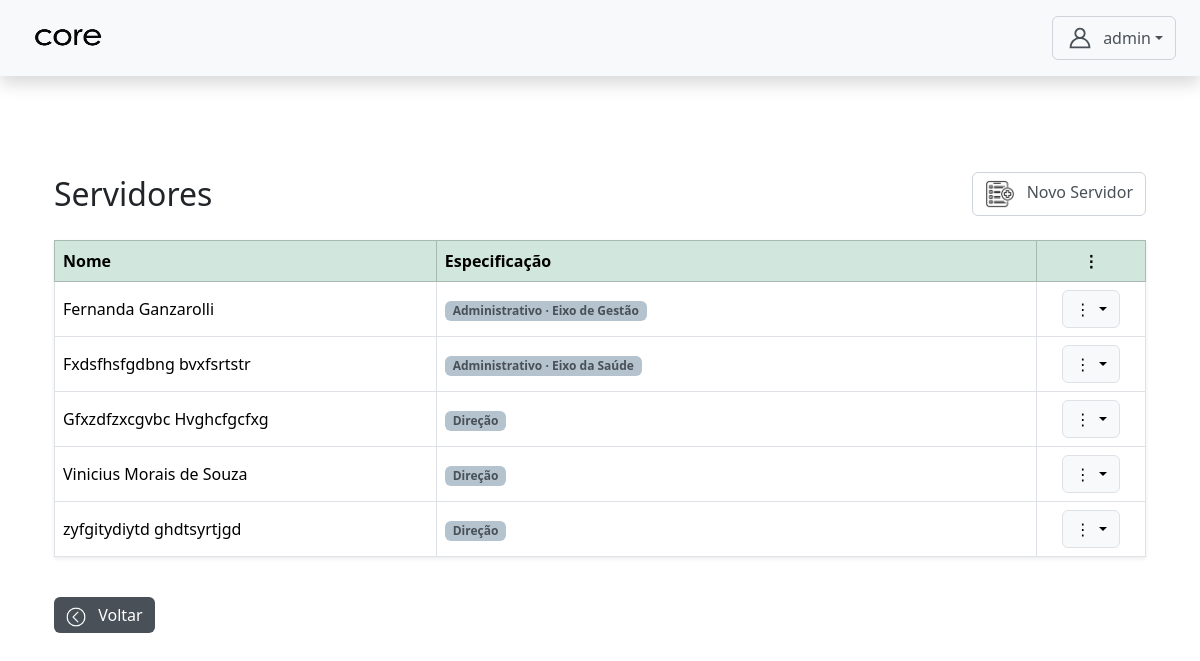
Page /autenticacao/admin/servidores/ (signed in) on the earlier database version.
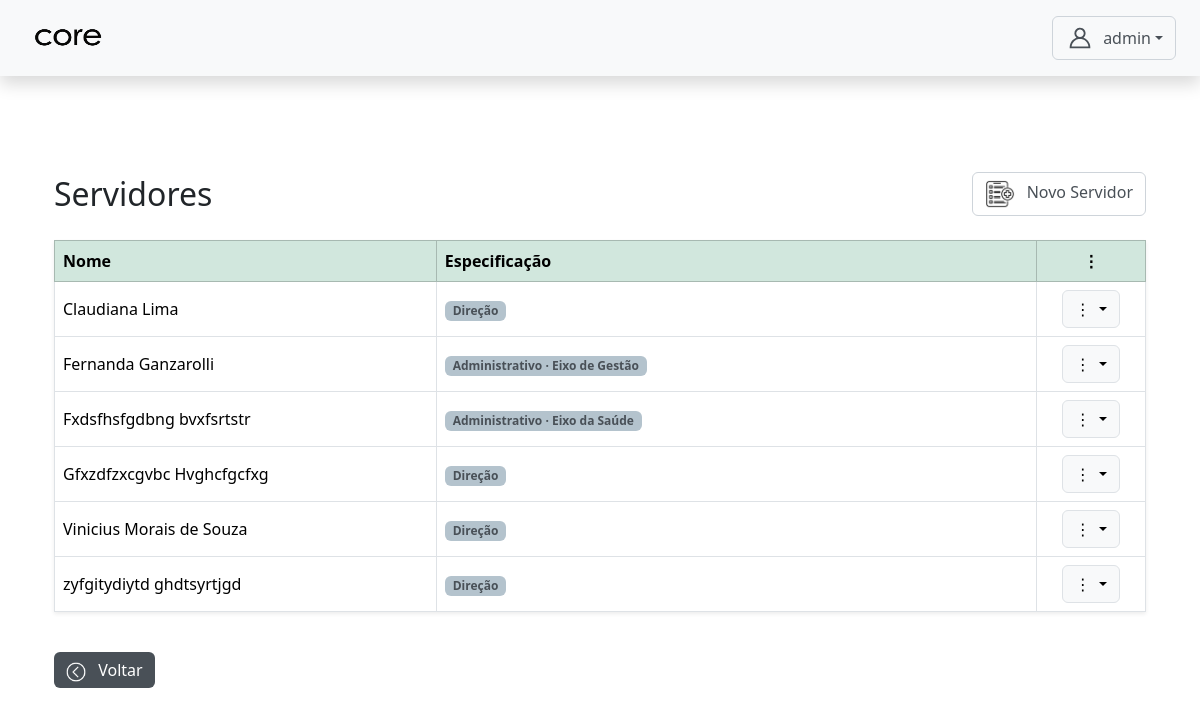
Same page on the later database version.
### core/models.py (models this page shows, shortened)
class CustomUser(AbstractUser):
    TIPO_CHOICES = (
        ('admin', 'Admin'),
        ('professor', 'Professor'),
        ('aluno', 'Aluno'),
        ('servidor', 'Servidor'),
        ('direcao', 'Direção'), # <-- 'direcao' está correto
    )
    EIXO_CHOICES = (
        ('SAUDE', 'Eixo da Saúde'),
        ('GESTAO', 'Eixo de Gestão'),
    )
    tipo = models.CharField(max_length=10, choices=TIPO_CHOICES, default='admin')
    eixo = models.CharField(
        max_length=10,
        choices=EIXO_CHOICES,
        null=True,
        blank=True,
        help_text="Eixo ao qual o servidor pertence."
    )
    data_nascimento = models.DateField(null=True, blank=True)
    cpf = models.CharField(max_length=14, unique=True, null=True, blank=True)
    rg = models.CharField(max_length=12, unique=True, null=True, blank=True)
    orgao = models.CharField(max_length=10, null=True, blank=True)
    data_expedicao = models.DateField(null=True, blank=True)
    cidade_nascimento = models.CharField(max_length=100, null=True, blank=True)
    numero_matricula = models.CharField(max_length=20, unique=True, blank=True, null=True)
    nome_pai = models.CharField(max_length=150, blank=True, null=True)
    nome_mae = models.CharField(max_length=150, blank=True, null=True)
    responsavel_matricula = models.CharField(max_length=150, blank=True, null=True)
    endereco_rua = models.CharField(max_length=150, blank=True, null=True)
    endereco_numero = models.CharField(max_length=10, blank=True, null=True)
    endereco_bairro = models.CharField(max_length=100, blank=True, null=True)
    endereco_cidade = models.CharField(max_length=100, blank=True, null=True)
    endereco_cep = models.CharField(max_length=9, blank=True, null=True)
    telefone = models.CharField(max_length=15, blank=True, null=True)
    senha_temporaria = models.BooleanField(default=False)

### autenticacao/views.py (the view)
# urls.py: path('admin/servidores/', views.gerenciar_servidores, name='gerenciar_servidores'),
@login_required
@role_required('admin')
def gerenciar_servidores(request):
    servidores = CustomUser.objects.filter(
        tipo__in=['servidor', 'direcao']
    ).order_by('first_name', 'last_name')
    return render(request, 'admin/servidor_crud/gerenciar_servidores.html', {'servidores': servidores})

### templates/admin/servidor_crud/gerenciar_servidores.html (shortened to what this page needs)
{% extends 'base4.html' %}
{% load static %}
{% block content %}
<div class="container mt-5">
    <div class="d-flex justify-content-between align-items-center mb-4">
        <h2 class="mb-0">Servidores</h2>
        <a href="{% url 'cadastrar_servidor' %}" class="btn btn-outline-secondary">
            <img src="{% static 'assets/img/cadastrar.png' %}" width='30px' height='30px' class="me-2">
            Novo Servidor
        </a>
    </div>
    <table class="table table-bordered align-middle shadow-sm">
        <thead class="table-success">
            <tr>
                <th class="coluna-nome">Nome</th>
                <th>Especificação</th>
                <th class="text-center">⋮</th>
            </tr>
        </thead>
        <tbody>
            {% for servidor in servidores %}
            <tr>
                <td>{{ servidor.get_full_name }}</td>
                <td>
                    {% if servidor.tipo == 'direcao' %}
                        <span class="badge bg-primary text-dark">Direção</span>
                    {% elif servidor.tipo == 'servidor' %}
                        <span class="badge bg-primary text-dark">Administrativo · {% if servidor.eixo %}{{ servidor.get_eixo_display }}{% endif %}</span>
                    {% endif %}
                </td>
                <td class="text-center coluna-acoes">
                    <div class="dropdown">
                        <button class="btn btn-light border dropdown-toggle" data-bs-toggle="dropdown">
                            ⋮
                        </button>
                    </div>
                </td>
            </tr>
            {% empty %}
            <tr>
                <td colspan="3" class="text-center text-muted">Nenhum servidor cadastrado.</td>
            </tr>
            {% endfor %}
        </tbody>
    </table>
    <a href="{% url 'admin_dashboard' %}" class="btn btn-secondary mt-4">
        <img src="{% static 'assets/img/voltar.png' %}" width='20px' height='20px' class="me-2">
        Voltar
    </a>
</div>
{% endblock content %}

Differences in the rows shown:
added CustomUser: get_full_name "Claudiana Lima", tipo "Direção"
